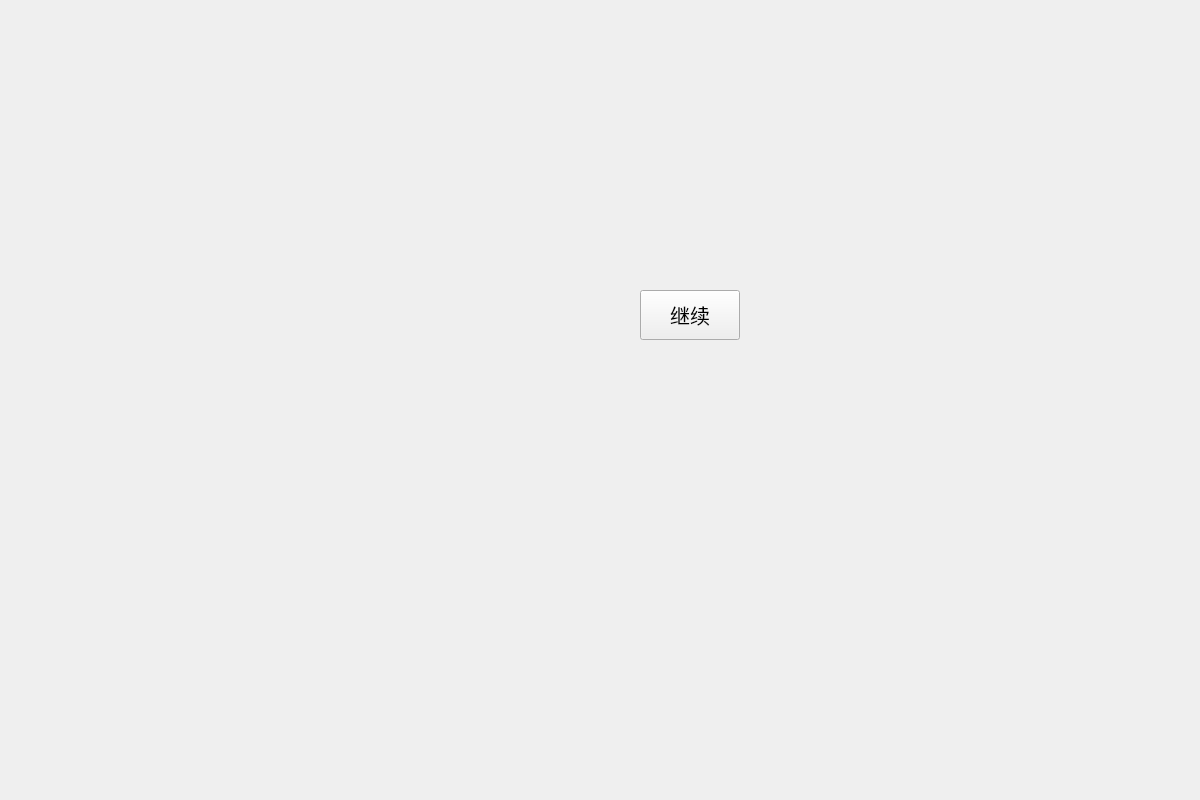
<?xml version="1.0" encoding="UTF-8"?>
<ui version="4.0">
 <class>PPT46</class>
 <widget class="QWidget" name="PPT46">
  <property name="geometry">
   <rect>
    <x>0</x>
    <y>0</y>
    <width>1200</width>
    <height>800</height>
   </rect>
  </property>
  <property name="windowTitle">
   <string>Form</string>
  </property>
  <widget class="QPushButton" name="pushButton">
   <property name="geometry">
    <rect>
     <x>640</x>
     <y>290</y>
     <width>100</width>
     <height>50</height>
    </rect>
   </property>
   <property name="font">
    <font>
     <pointsize>15</pointsize>
    </font>
   </property>
   <property name="text">
    <string>继续</string>
   </property>
   <property name="icon">
    <iconset resource="res.qrc">
     <normaloff>:/P1-6/IMAGE/jx (2).jpg</normaloff>:/P1-6/IMAGE/jx (2).jpg</iconset>
   </property>
   <property name="iconSize">
    <size>
     <width>30</width>
     <height>30</height>
    </size>
   </property>
  </widget>
 </widget>
 <resources>
  <include location="res.qrc"/>
 </resources>
 <connections/>
</ui>
